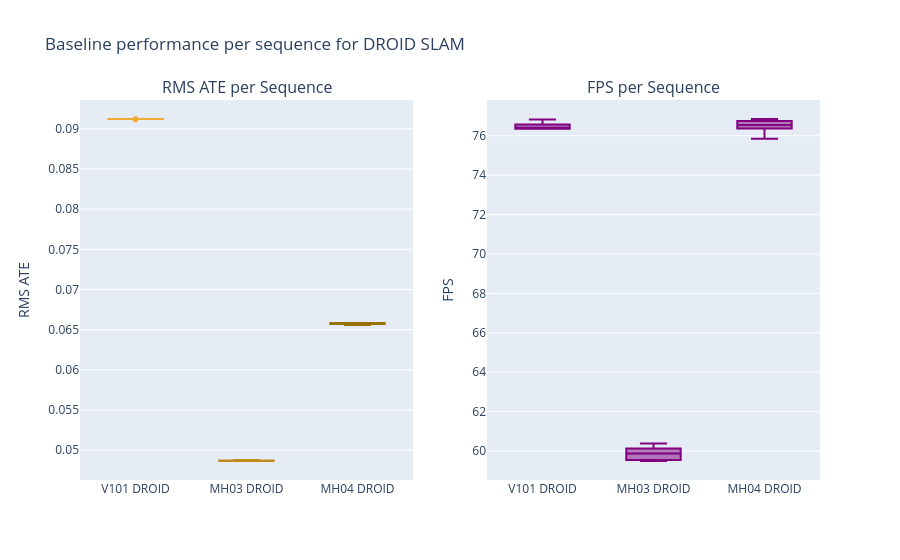

Notebook source saved alongside this figure:
### Code cell
import plotly.express as px
import plotly.graph_objects as go
from plotly.subplots import make_subplots
import pandas as pd

df_orb = pd.DataFrame(orb_slam3_data, columns=["Date", "Sequence", "Raw ATE", "Scale", "RMS ATE", "%Compared", "fps", "duration"])
df_orb["Sequence"] = df_orb["Sequence"].apply(lambda x: x.split("_")[0] + " ORB")

df_msckf = pd.DataFrame(stereo_msckf_data, columns=["Date", "Sequence", "Raw ATE", "Scale", "RMS ATE", "%Compared", "fps", "duration"])
df_msckf["Sequence"] = df_msckf["Sequence"].apply(lambda x: x.split("_")[0] + " MSCKF")

df_droid = pd.DataFrame(droid_data, columns=["Date", "Sequence", "Raw ATE", "Scale", "RMS ATE", "%Compared", "fps", "duration"])
df_droid["Sequence"] = df_droid["Sequence"].apply(lambda x: x.split("_")[0] + " DROID")

df = pd.concat([df_droid], ignore_index=True)

df["RMS ATE"] = df["RMS ATE"].astype(float)
df["fps"] = df["fps"].astype(float)
#print(df)

fig = make_subplots(rows=1, cols=2, subplot_titles=("RMS ATE per Sequence", "FPS per Sequence"))

color_map = {
    "V101 ORB": "#21c626", "MH03 ORB": "#18971C", "MH04 ORB": "#07630A",
    "V101 DROID": "#f0ac2f", "MH03 DROID": "#C38B1D", "MH04 DROID": "#987107",
    "V101 MSCKF": "#429eff", "MH03 MSCKF": "#176BA6", "MH04 MSCKF": "#09579B"
}

# Left subplot
for seq, color in color_map.items():
    seq_df = df[df["Sequence"] == seq]
    fig.add_trace(go.Box(x=seq_df["Sequence"], y=seq_df["RMS ATE"], name=seq, marker_color=color, showlegend=False), row=1, col=1)

# Right subplot
fig.add_trace(go.Box(x=df["Sequence"], y=df["fps"], name="FPS", showlegend=False, marker_color="purple", ), row=1, col=2)

fig.update_yaxes(title_text="RMS ATE", col=1)
fig.update_yaxes(title_text="FPS", col=2)
fig.update_layout(title="Baseline performance per sequence for DROID SLAM")
fig.show()


# quick test to see if theres any correlation between fps and ate.
#fig2 = px.scatter(x=df["fps"], y=df["RMS ATE"])
#fig2.show()

### Figure 1 — Plotly figure (JSON) as saved in the notebook; plotly's stock layout.template omitted (floating-point values rounded to 4 significant figures)
{"data": [{"marker": {"color": "#21c626"}, "name": "V101 ORB", "showlegend": false, "type": "box", "x": [], "xaxis": "x", "y": [], "yaxis": "y"}, {"marker": {"color": "#18971C"}, "name": "MH03 ORB", "showlegend": false, "type": "box", "x": [], "xaxis": "x", "y": [], "yaxis": "y"}, {"marker": {"color": "#07630A"}, "name": "MH04 ORB", "showlegend": false, "type": "box", "x": [], "xaxis": "x", "y": [], "yaxis": "y"}, {"marker": {"color": "#f0ac2f"}, "name": "V101 DROID", "showlegend": false, "type": "box", "x": ["V101 DROID", "V101 DROID", "V101 DROID", "V101 DROID", "V101 DROID"], "xaxis": "x", "y": [0.09122, 0.09122, 0.09122, 0.09122, 0.09119], "yaxis": "y"}, {"marker": {"color": "#C38B1D"}, "name": "MH03 DROID", "showlegend": false, "type": "box", "x": ["MH03 DROID", "MH03 DROID", "MH03 DROID", "MH03 DROID", "MH03 DROID"], "xaxis": "x", "y": [0.04866, 0.04879, 0.04871, 0.04866, 0.04868], "yaxis": "y"}, {"marker": {"color": "#987107"}, "name": "MH04 DROID", "showlegend": false, "type": "box", "x": ["MH04 DROID", "MH04 DROID", "MH04 DROID", "MH04 DROID", "MH04 DROID"], "xaxis": "x", "y": [0.06584, 0.06582, 0.0656, 0.06576, 0.06573], "yaxis": "y"}, {"marker": {"color": "#429eff"}, "name": "V101 MSCKF", "showlegend": false, "type": "box", "x": [], "xaxis": "x", "y": [], "yaxis": "y"}, {"marker": {"color": "#176BA6"}, "name": "MH03 MSCKF", "showlegend": false, "type": "box", "x": [], "xaxis": "x", "y": [], "yaxis": "y"}, {"marker": {"color": "#09579B"}, "name": "MH04 MSCKF", "showlegend": false, "type": "box", "x": [], "xaxis": "x", "y": [], "yaxis": "y"}, {"marker": {"color": "purple"}, "name": "FPS", "showlegend": false, "type": "box", "x": ["V101 DROID", "V101 DROID", "V101 DROID", "V101 DROID", "V101 DROID", "MH03 DROID", "MH03 DROID", "MH03 DROID", "MH03 DROID", "MH03 DROID", "MH04 DROID", "MH04 DROID", "MH04 DROID", "MH04 DROID", "MH04 DROID"], "xaxis": "x2", "y": [76.39, 76.49, 76.83, 76.36, 76.36, 59.87, 59.49, 60.37, 59.56, 60.05, 76.72, 76.85, 76.55, 75.85, 76.54], "yaxis": "y2"}], "layout": {"annotations": [{"font": {"size": 16}, "showarrow": false, "text": "RMS ATE per Sequence", "x": 0.225, "xanchor": "center", "xref": "paper", "y": 1, "yanchor": "bottom", "yref": "paper"}, {"font": {"size": 16}, "showarrow": false, "text": "FPS per Sequence", "x": 0.775, "xanchor": "center", "xref": "paper", "y": 1, "yanchor": "bottom", "yref": "paper"}], "title": {"text": "Baseline performance per sequence for DROID SLAM"}, "xaxis": {"anchor": "y", "domain": [0, 0.45]}, "xaxis2": {"anchor": "y2", "domain": [0.55, 1]}, "yaxis": {"anchor": "x", "domain": [0, 1], "title": {"text": "RMS ATE"}}, "yaxis2": {"anchor": "x2", "domain": [0, 1], "title": {"text": "FPS"}}}}
